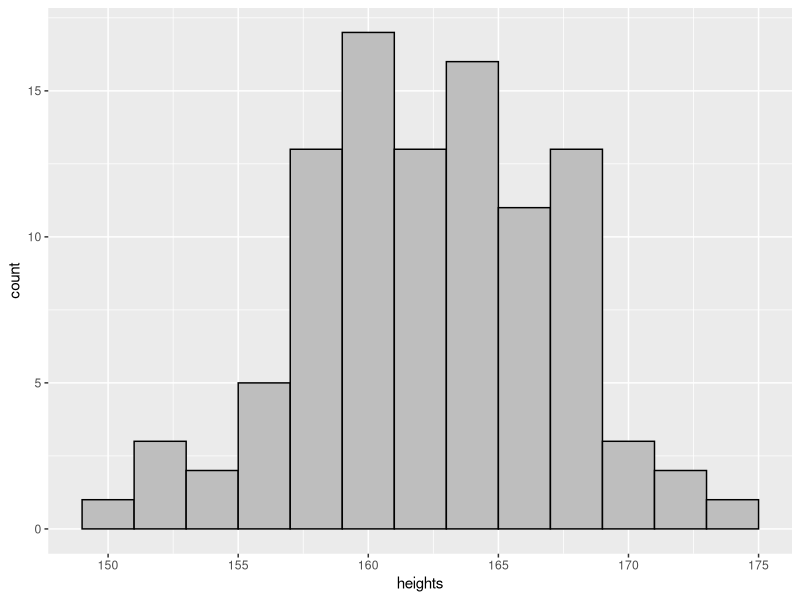
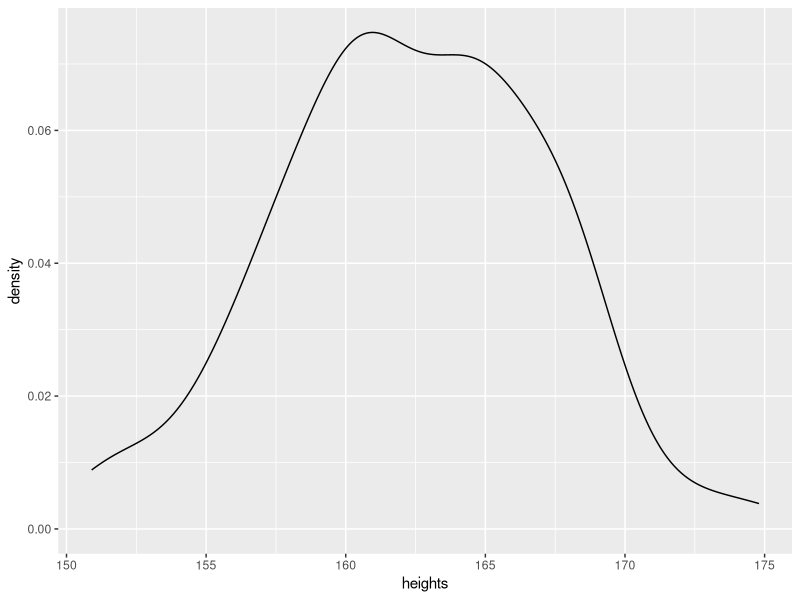

These figures' R source, in order:
## ---- chunk 1
library(tidyverse)
## ---- chunk 2
hts <- read_csv("./datasets/heights.csv", show_col_types = FALSE)
## ---- chunk 3
hts
## ---- chunk 4
ggplot(hts, aes(x = heights)) + geom_histogram(fill = "gray", color = "black", binwidth = 2)
## ---- chunk 5
ggplot(hts, aes(x = heights)) + geom_density()
